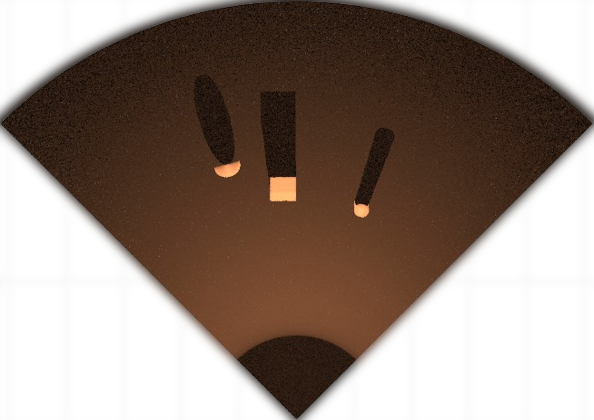
%> input picture 1111.png, 594 x 420 px
$ octave test_KAZE.m   (GNU Octave 9; MATLAB toolbox functions it lacks are replaced by stand-ins)
%> lines starting %> are read from the running program, lines starting %| are printed output that depends on the picture
clc;clear;close;
I0 = imread('1111.png');
%> I0 is the input picture: size 420x594x3 uint8; mean R, G, B 149.2, 134, 125
I = rgb2gray(I0);
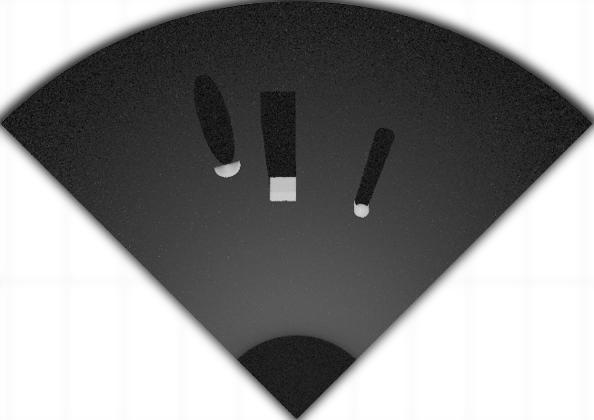
%> I: size 420x594 uint8; min 3, max 255, mean 137.5
points = detectKAZEFeatures(I);
%> points = 338 points; strongest (x, y): (284, 190), (362, 211), (228, 174), (231, 172), (278, 195)
imshow(I)
hold on
plot(selectStrongest(points,25))
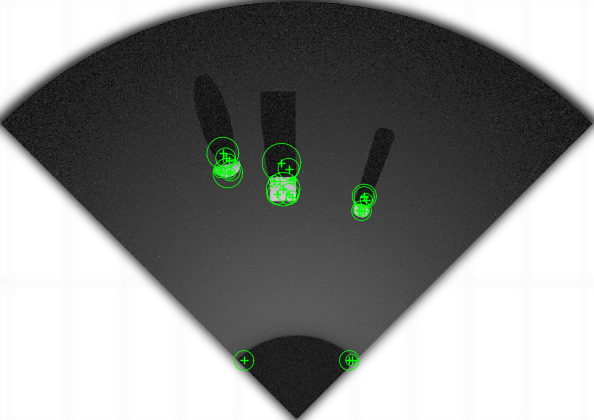
%> figure redrawn from the program's plot data
hold off
